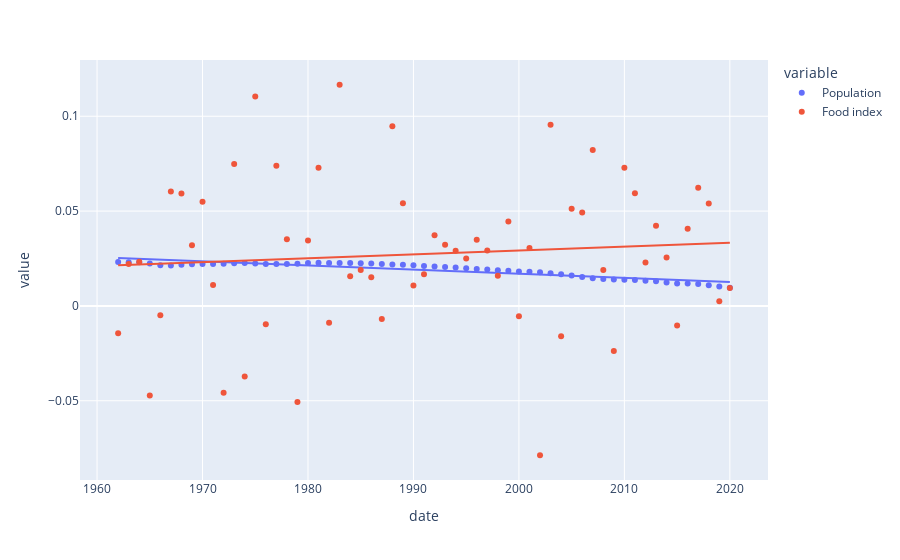

Notebook code for this chart:
### Code cell
#plt.plot(ag['date'], np.log(ag['Population']))
#plt.plot(ag['date'], ag['Food index'])
ag_idx = ag.set_index(ag['date']).drop(columns=['date'])
ag_asc = ag_idx.sort_index()
ratesag = np.log(ag_asc).diff().dropna()
#ratesag
px.scatter(ratesag, x=ratesag.index, y=['Population', 'Food index'], trendline='ols')#, data=pop_growth_rate)
#px.scatter(ratesag, x=rates.index, y='Food index', trendline='ols')#, data=pop_growth_rate)
